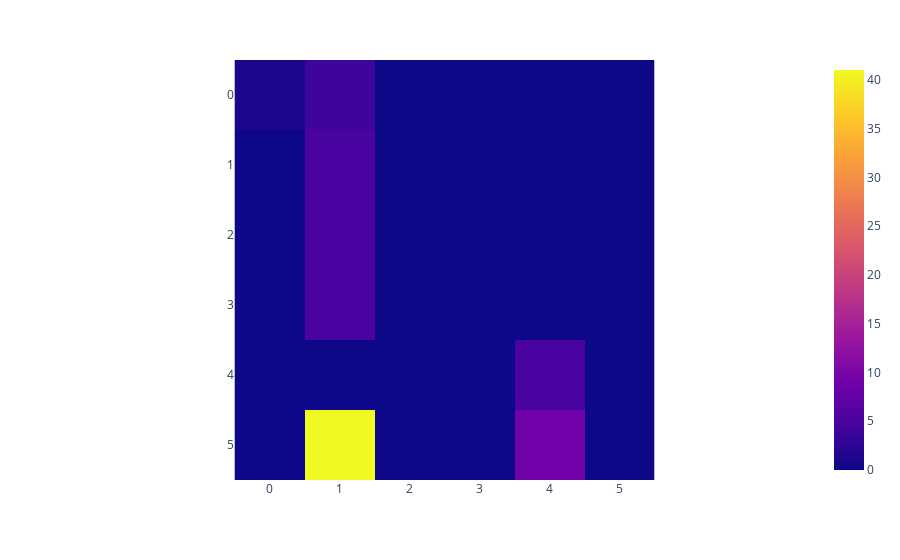

The code cell stored with this chart in its notebook:
### Code cell
from runtime import Predictor

pred = Predictor("models/current_model")
pred.show_results(X_test, y_test)

### Figure 1 — Plotly figure (JSON) as saved in the notebook; plotly's stock layout.template omitted (floating-point values rounded to 4 significant figures)
{"data": [{"coloraxis": "coloraxis", "hovertemplate": "x: %{x}<br>y: %{y}<br>color: %{z}<extra></extra>", "name": "0", "type": "heatmap", "xaxis": "x", "yaxis": "y", "z": [[1, 4, 0, 0, 0, 0], [0, 5, 0, 0, 0, 0], [0, 5, 0, 0, 0, 0], [0, 5, 0, 0, 0, 0], [0, 0, 0, 0, 5, 0], [0, 41, 0, 0, 9, 0]]}], "layout": {"coloraxis": {"colorscale": [[0.0, "#0d0887"], [0.1111, "#46039f"], [0.2222, "#7201a8"], [0.3333, "#9c179e"], [0.4444, "#bd3786"], [0.5556, "#d8576b"], [0.6667, "#ed7953"], [0.7778, "#fb9f3a"], [0.8889, "#fdca26"], [1.0, "#f0f921"]]}, "margin": {"t": 60}, "xaxis": {"anchor": "y", "constrain": "domain", "domain": [0.0, 1.0], "scaleanchor": "y"}, "yaxis": {"anchor": "x", "autorange": "reversed", "constrain": "domain", "domain": [0.0, 1.0]}}}
